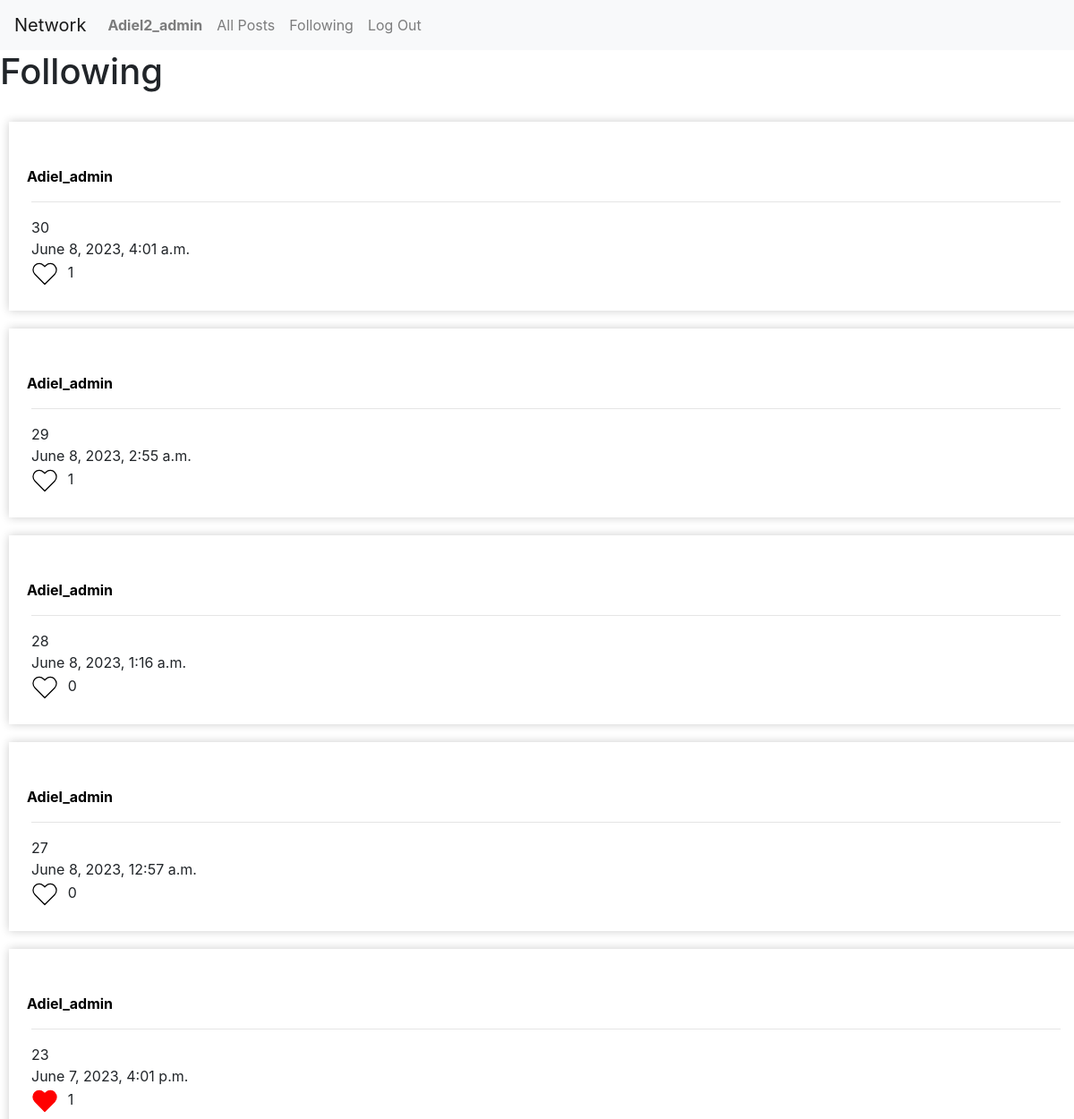
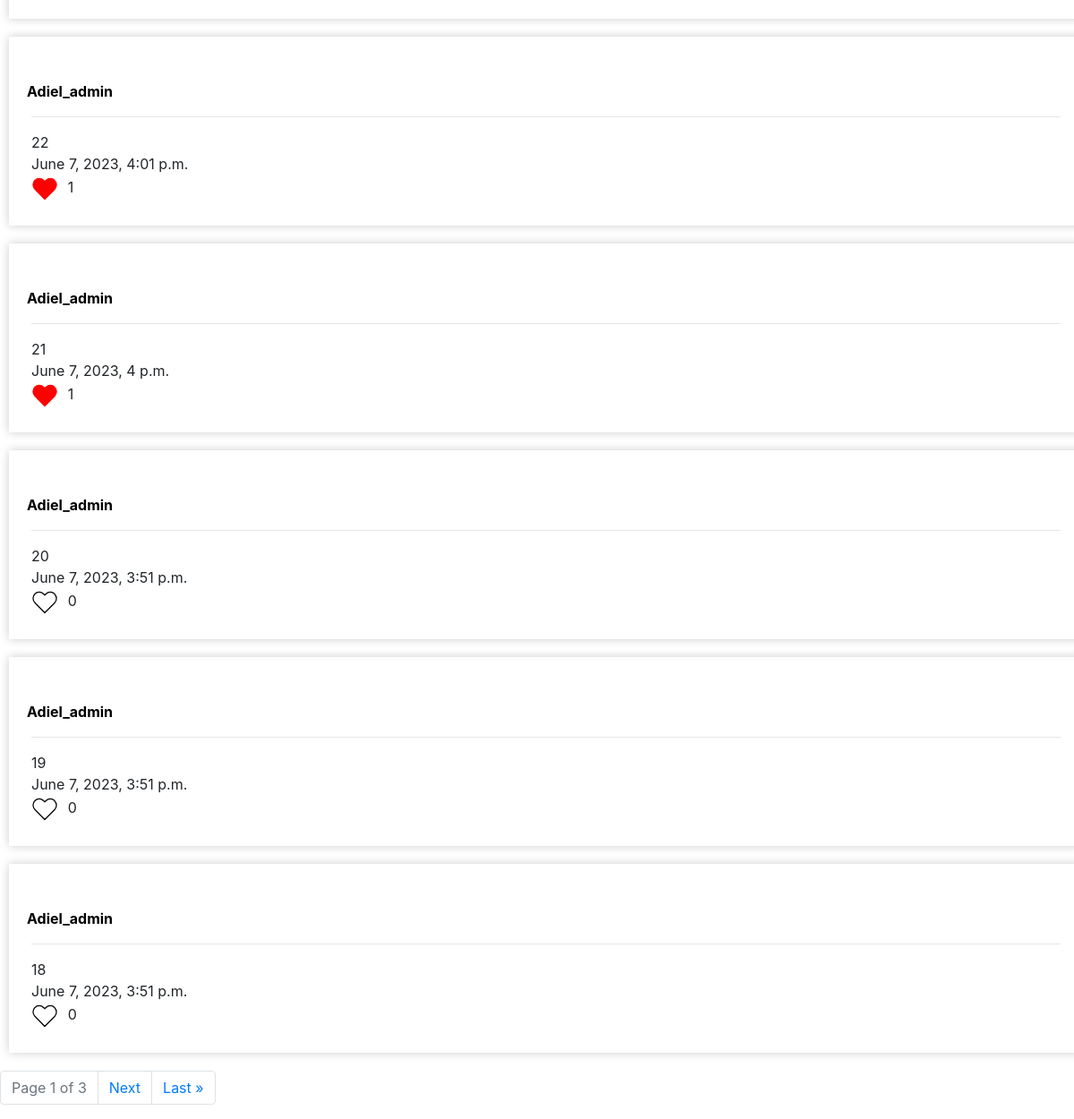
The page /following (signed in) on the database its author committed (2 pictures, top to bottom).
### network/models.py (models this page shows, shortened)
class User(AbstractUser):
    follower_count = models.PositiveIntegerField(default=0)
    following_count = models.PositiveIntegerField(default=0)

class Post(models.Model):
    user = models.ForeignKey("User", on_delete =models.CASCADE, related_name='author')
    content = models.CharField(blank=True,max_length=250,default='')
    date = models.DateTimeField(auto_now_add = True)
    likes = models.IntegerField(default=0)

### network/views.py (the view)
# urls.py: path('following', views.following, name='following'),
def following(request):
    user_following_json = ''  # Initialize with an empty string
    if request.user.is_authenticated:
        followers = Follower.objects.filter(follower=request.user)
        user_following = []
        for follower in followers:
            user_following.append(follower.following.username)
            user_following_json = json.dumps(user_following)
            request.session['user_following_json'] = user_following_json
    followed_users = Follower.objects.filter(follower=request.user.id)
    posts = Post.objects.all().order_by('-date')
    posts_followed = []  # Initialize an empty list
    for following in followed_users:
        posts_of_followed = Post.objects.filter(user=following.following.id).order_by('-date')
        for post in posts_of_followed:
            posts_followed.append(post)  # Add each post to the list
    liked_posts = []
    if request.user.is_authenticated:
        for post in posts:
            like = Like.objects.filter(user=request.user, post=post).exists()
            if like:
                liked_posts.append(post.id)
    user_counts = User.objects.all()
    user_list = {}
    for user in user_counts:
        user_data = {
            'username': user.username,
            'follower_count': user.follower_count,
            'following_count': user.following_count
        }
        user_list[user.username] = user_data
    user_json = json.dumps(user_list)
    paginator = Paginator(posts_followed,10)
    page_number = request.GET.get('page')
    page_obj = paginator.get_page(page_number)
    num_posts = len(page_obj)
    return render(request, "network/following.html", {
        'page_obj': page_obj,
        'liked_posts':liked_posts,
        'user_json':user_json,
        'user_following_json':user_following_json,
        'num_posts':num_posts
    })

### network/templates/network/following.html (shortened to what this page needs)
{% extends "network/layout.html" %}
{% load static %}
{% block body %}
<section><h1 id='title'>Following<h1></section>
{% if request.user.is_authenticated%}
<br>
{%endif%}
<div id="posts">
  {% for post in page_obj%}
  <div id="all_post_border_{{ forloop.counter }}" class="all_post_border" >
    <br>
    <div class="All-Post-div" id="All-Post-div-{{forloop.counter}}">
      <a id='post_author_button_{{forloop.counter}}' class="post_author_button" href="{% url 'profile_of_users' post.user.username %}"><b style="color: black;">{{ post.user|capfirst }}</b></a><hr>
      <div id='post-elements-{{ forloop.counter }}'>
      <div id="post_content-{{forloop.counter}}" data-post-id="{{post.id}}">
      {{post.content}}
      </div>
      <div class='date'>{{post.date}}</div>
        <div class='likes'>
          <form id="like-form_{{ forloop.counter }}">
            <button id="like-button_{{ post.id }}" class="{% if post.id in liked_posts %}red-heart{% else %}like-form{% endif %}">
            </button>
            <span id="like-count-{{ post.id }}">{{ post.likes }}</span>
          </form>
        </div>
      </div>
    </div>
  </div>
</div>
{% endfor %}
<nav aria-label="Page navigation example">
  <ul class="pagination">
    <li class="page-item disabled"><a href="#" class="page-link">Page {{ page_obj.number }} of {{ page_obj.paginator.num_pages }}</a></li>
    {% if page_obj.has_next %}
      <li class="page-item"><a id='next' href="?page={{ page_obj.next_page_number }}" class="page-link">Next</a></li>
      <li class="page-item"><a  href="?page={{ page_obj.paginator.num_pages }}" class="page-link">Last &raquo;</a></li>
    {% endif %}
  </ul>
</nav>
{% endblock %}

### network/templates/network/layout.html (shortened to what this page needs)
{% load static %}
<!DOCTYPE html>
<html lang="en">
    <head>
        <link rel="stylesheet" href="https://stackpath.bootstrapcdn.com/bootstrap/4.4.1/css/bootstrap.min.css">
        <link href="{% static 'network/styles.css' %}" rel="stylesheet">
    </head>
    <body>
        <nav class="navbar navbar-expand-lg navbar-light bg-light">
            <a class="navbar-brand" href="{% url 'index' %}">Network</a>
            <div>
              <ul class="navbar-nav mr-auto">
                {% if user.is_authenticated %}
                    <li class="nav-item">
                        <a class="nav-link" id='profile' href="{% url 'profile' %}"><strong>{{ user.username|capfirst }}</strong></a>
                    </li>
                {% endif %}
                <li class="nav-item">
                  <a class="nav-link" id='all-post' href="{% url 'all_posts' %}">All Posts</a>
                </li>
                {% if user.is_authenticated %}
                    <li class="nav-item">
                        <a class="nav-link" id='following' href="{% url 'following' %}">Following</a>
                    </li>
                    <li class="nav-item">
                        <a class="nav-link" href="{% url 'logout' %}">Log Out</a>
                    </li>
                {% endif %}
              </ul>
            </div>
          </nav>
        <div class="body" id="body">
            {% block body %}
            {% endblock %}
    </body>
</html>

### network/static/network/styles.css (style rules this page uses)
button { background: none; border: none; cursor: pointer; }
.all_post_border { width: 100%; margin-left: 10px; box-shadow: 0 0 10px rgba(0, 0, 0, 0.2); padding: 25px; margin-bottom: 20px; }
.heart-icon { height: 30px; margin-right: -35px; margin-left: -6px; transition: stroke 0.2s ease-in-out; }
.red-heart .heart-icon { stroke: red; fill: red; }
.post_author_button { margin-left: -5px; }

### rows shown on the page
User: username "Adiel2_admin"
Post: user "Adiel_admin", content "30", date "June 8, 2023, 4:01 a.m.", likes "1"
Post: user "Adiel_admin", content "29", date "June 8, 2023, 2:55 a.m.", likes "1"
Post: user "Adiel_admin", content "28", date "June 8, 2023, 1:16 a.m.", likes "0"
Post: user "Adiel_admin", content "27", date "June 8, 2023, 12:57 a.m.", likes "0"
Post: user "Adiel_admin", content "23", date "June 7, 2023, 4:01 p.m.", likes "1"
Post: user "Adiel_admin", content "22", date "June 7, 2023, 4:01 p.m.", likes "1"
Post: user "Adiel_admin", content "21", date "June 7, 2023, 4 p.m.", likes "1"
Post: user "Adiel_admin", content "20", date "June 7, 2023, 3:51 p.m.", likes "0"
Post: user "Adiel_admin", content "19", date "June 7, 2023, 3:51 p.m.", likes "0"
Post: user "Adiel_admin", content "18", date "June 7, 2023, 3:51 p.m.", likes "0"

### other values the page prints
{{ page_obj.number }} "1"
{{ page_obj.paginator.num_pages }} "3"
